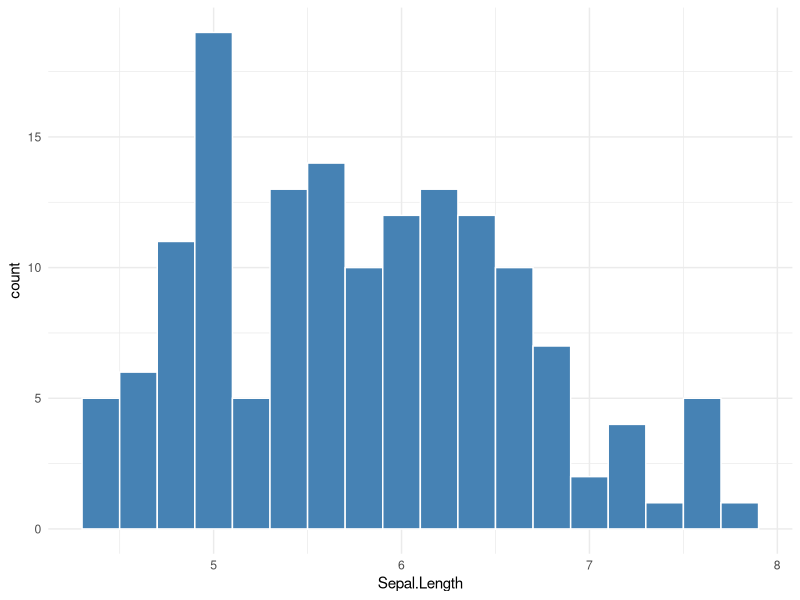
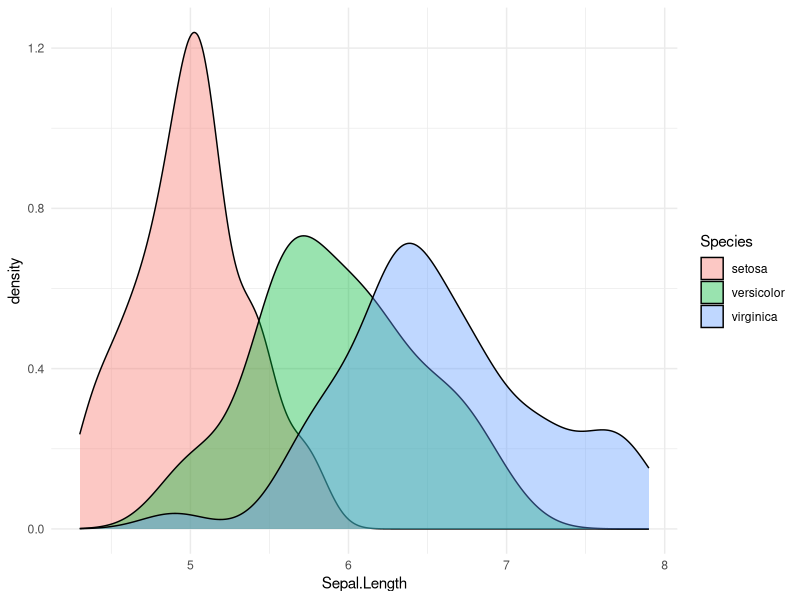
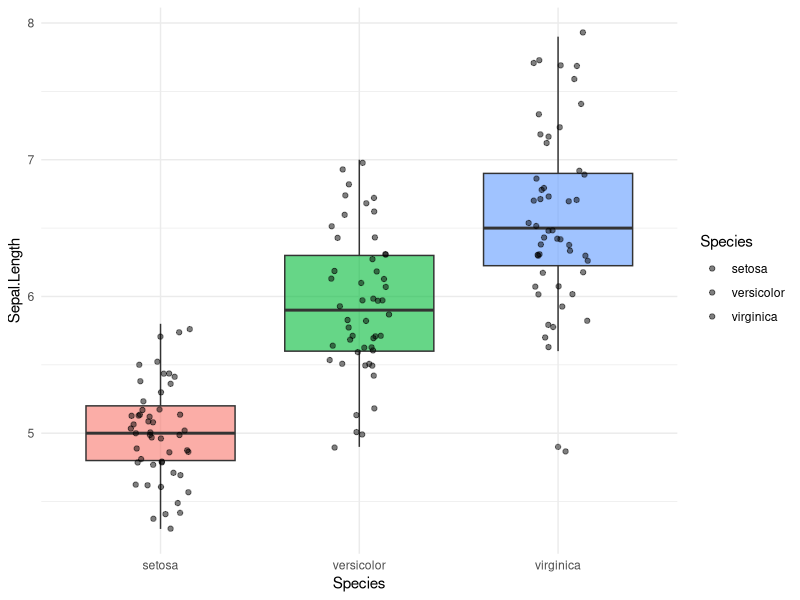

Write R code to recreate these figures, in order.
## ---- chunk 1
#| label: setup
library(tidyverse)
data(iris)
iris <- as_tibble(iris)
## ---- chunk 2
#| label: fig-hist
#| fig-cap: "Distribution of sepal length"
ggplot(iris, aes(Sepal.Length)) +
  geom_histogram(binwidth = 0.2, fill = "steelblue", color = "white") +
  theme_minimal()
## ---- chunk 3
#| label: fig-density
#| fig-cap: "Density of sepal length by species"
ggplot(iris, aes(Sepal.Length, fill = Species)) +
  geom_density(alpha = 0.4) +
  theme_minimal()
## ---- chunk 4
#| label: fig-box
#| fig-cap: "Sepal length by species"
ggplot(iris, aes(Species, Sepal.Length, fill = Species)) +
  geom_boxplot(alpha = 0.6, show.legend = FALSE) +
  geom_jitter(width = 0.15, alpha = 0.5) +
  theme_minimal()
## ---- chunk 5
iris |>
  group_by(Species) |>
  summarise(
    mean = mean(Sepal.Length),
    sd = sd(Sepal.Length),
    skew_check = mean(Sepal.Length) - median(Sepal.Length)
  )
